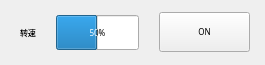
      <widget class="QWidget" name="widget_lzValue" native="true">
       <property name="minimumSize">
        <size>
         <width>0</width>
         <height>65</height>
        </size>
       </property>
       <property name="maximumSize">
        <size>
         <width>16777215</width>
         <height>65</height>
        </size>
       </property>
       <property name="font">
        <font>
         <family>Microsoft YaHei</family>
         <pointsize>6</pointsize>
        </font>
       </property>
       <layout class="QHBoxLayout" name="horizontalLayout_5">
        <property name="spacing">
         <number>20</number>
        </property>
        <property name="leftMargin">
         <number>20</number>
        </property>
        <property name="rightMargin">
         <number>15</number>
        </property>
        <item>
         <widget class="QLabel" name="label_7">
          <property name="font">
           <font>
            <family>Microsoft YaHei</family>
            <pointsize>6</pointsize>
           </font>
          </property>
          <property name="text">
           <string>转速</string>
          </property>
         </widget>
        </item>
        <item>
         <widget class="custom_progressbar" name="progressBar_2">
          <property name="minimumSize">
           <size>
            <width>0</width>
            <height>35</height>
           </size>
          </property>
          <property name="maximumSize">
           <size>
            <width>16777215</width>
            <height>35</height>
           </size>
          </property>
          <property name="font">
           <font>
            <family>Microsoft YaHei</family>
            <pointsize>6</pointsize>
           </font>
          </property>
          <property name="maximum">
           <number>100</number>
          </property>
          <property name="value">
           <number>50</number>
          </property>
          <property name="format">
           <string>%v%</string>
          </property>
         </widget>
        </item>
        <item>
         <widget class="QToolButton" name="toolButton_2">
          <property name="sizePolicy">
           <sizepolicy hsizetype="Preferred" vsizetype="Preferred">
            <horstretch>0</horstretch>
            <verstretch>0</verstretch>
           </sizepolicy>
          </property>
          <property name="minimumSize">
           <size>
            <width>91</width>
            <height>40</height>
           </size>
          </property>
          <property name="maximumSize">
           <size>
            <width>91</width>
            <height>40</height>
           </size>
          </property>
          <property name="font">
           <font>
            <family>Microsoft YaHei</family>
            <pointsize>6</pointsize>
           </font>
          </property>
          <property name="text">
           <string>ON</string>
          </property>
         </widget>
        </item>
       </layout>
      </widget>
